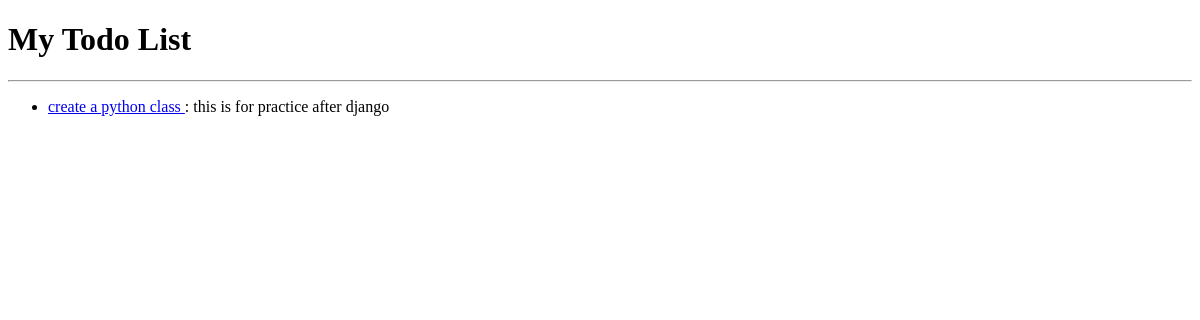
Before: / with the older database file.
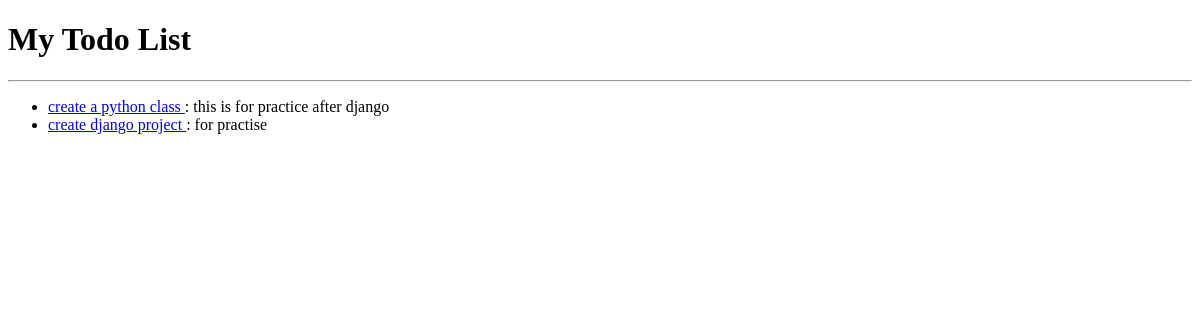
After: the same page with the newer database file.
### todos/models.py (models this page shows, shortened)
class Todo(models.Model):
	title = models.CharField(max_length = 200)
	text = models.TextField()
	created_at = models.DateTimeField(default=datetime.now)

### todos/views.py (the view)
# urls.py: path('', views.index, name='index'),
def index(request):
	todos = Todo.objects.all() [:10] # define we want 10
	context = {
	'todos':todos   # pass it onto a template variable todos
	}
	return render(request, 'index.html', context)

### todos/templates/index.html (shortened to what this page needs)
<!DOCTYPE html>
<html>
<head>
</head>
<body>
	<header>
		<h1>My Todo List</h1>
		<hr>
	</header>
<ul>
	{% for todo in todos %}
		<li><a href="todo/details/{{todo.id}}"> {{todo.title}} </a> :  {{todo.text}} </li>
	{% endfor %}
</ul>
</body>
</html>

Changed rows visible on the page:
added Todo: title "create django project", text "for practise"
